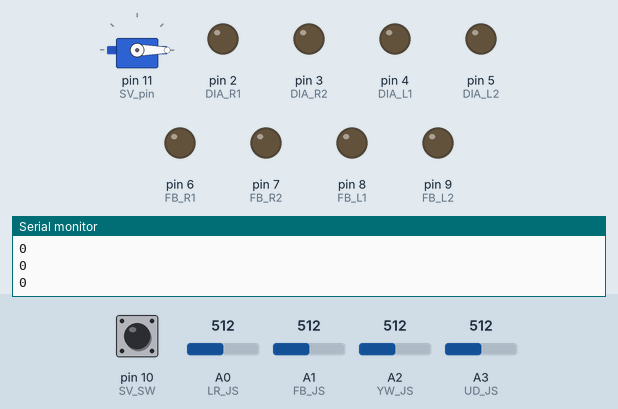
This sketch was run on a simulated Arduino Uno, built with avr-gcc and run on an emulated ATmega328P. Shown: servo, output pins drawn as LEDs (lit = HIGH), the last lines printed to the serial monitor. The inputs (shaded band) are chosen by the test bench; at power-on: A3 (UD_JS) = 512, A0 (LR_JS) = 512, A1 (FB_JS) = 512, pin 10 (SV_SW) HIGH, A2 (YW_JS) = 512.

Above: at 1.2 s.
1.3 s: A3 (UD_JS) set to 490
At 2.4 s:
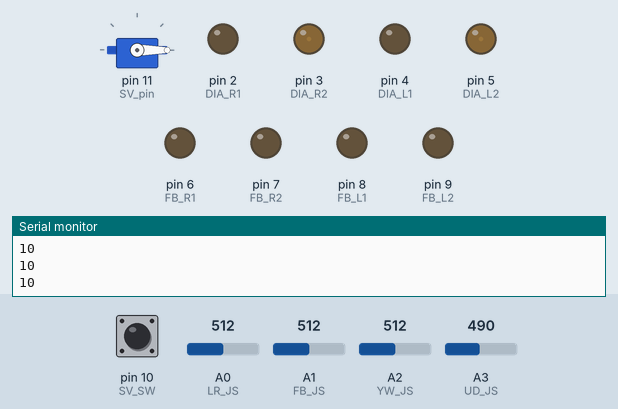
2.8 s: A0 (LR_JS) set to 545
At 3.9 s:
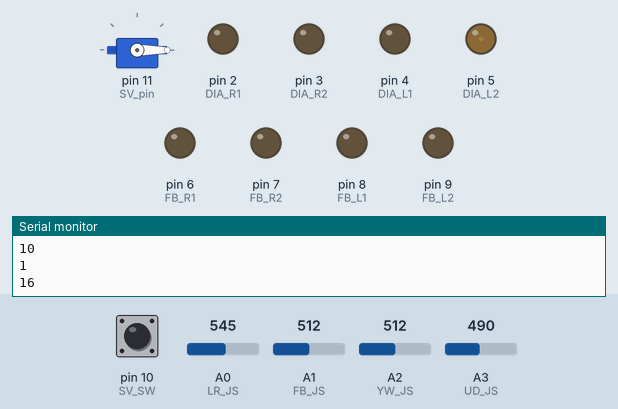
4.3 s: A1 (FB_JS) set to 490
At 5.5 s:
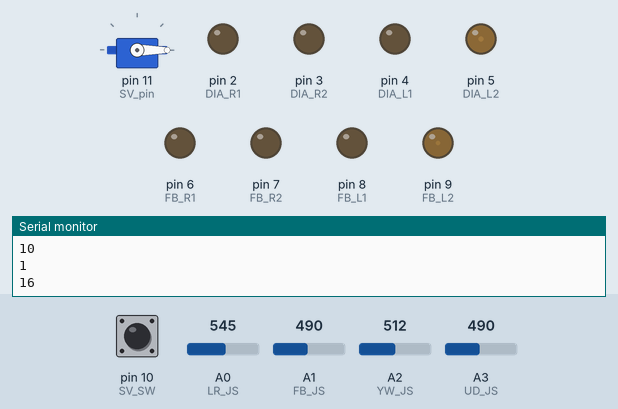
5.8 s: pin 10 (SV_SW) pulled LOW for 0.15 s
At 6.1 s:
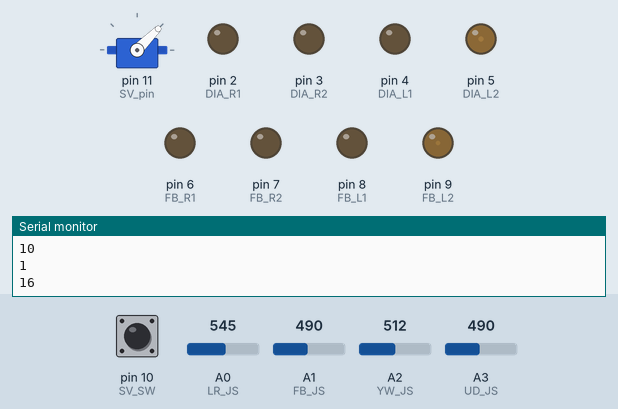
7.4 s: A0 (LR_JS) set to 716
At 7.9 s:
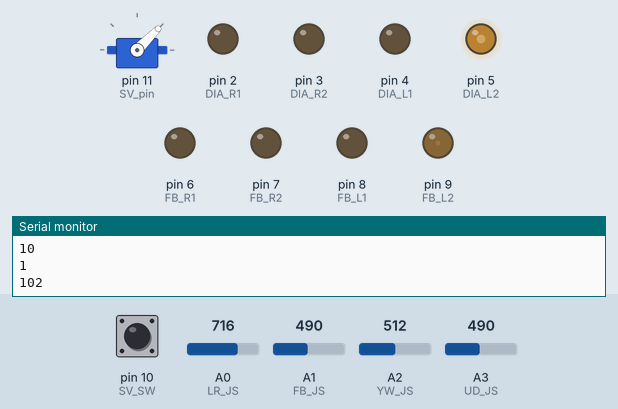
8.9 s: A1 (FB_JS) set to 510
At 9.6 s:
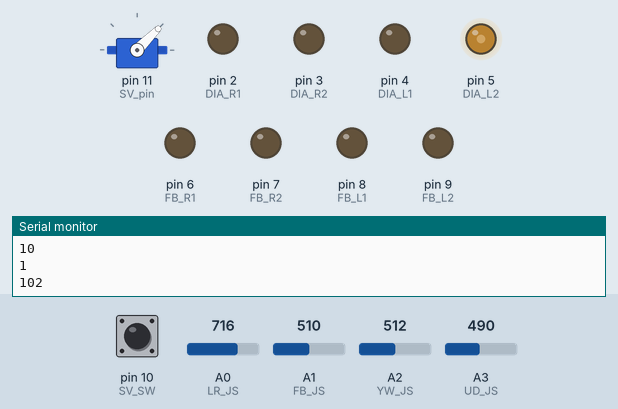
Timing chart, 0 to 11.4 s (numbered marks = the images above; inputs shaded):
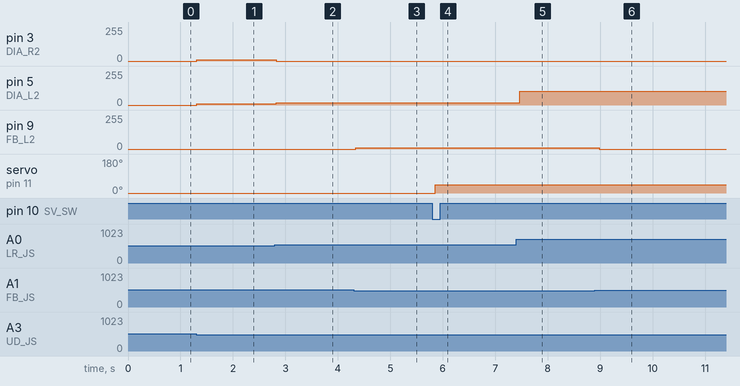

The sketch:

bot.ino
```cpp
#include <Servo.h>

Servo servo;
int LR_JS = A0;
int FB_JS = A1;
int YW_JS = A2;
int UD_JS = A3;
int SV_SW = 10;
int SV_pin = 11;
int DIA_R1 = 2;
int DIA_R2 = 3;
int DIA_L1 = 4;
int DIA_L2 = 5;
int FB_R1 = 6;
int FB_R2 = 7;
int FB_L1 = 8;
int FB_L2 = 9;
int LR_JS_value = 0;
int FB_JS_value = 0;
int YW_JS_value = 0;
int UD_JS_value = 0;
bool SV_SW_value = 0;
bool button_pressed = 0;


void setup()
{
  pinMode(DIA_R1, OUTPUT);
  pinMode(DIA_R2, OUTPUT);
  pinMode(DIA_L1, OUTPUT);
  pinMode(DIA_L2, OUTPUT);
  pinMode(FB_R1, OUTPUT);
  pinMode(FB_R2, OUTPUT);
  pinMode(FB_L1, OUTPUT);
  pinMode(FB_L2, OUTPUT);
  pinMode(LR_JS, INPUT);
  pinMode(FB_JS, INPUT);
  pinMode(YW_JS, INPUT);
  pinMode(UD_JS, INPUT);
  pinMode(SV_SW, INPUT_PULLUP);
  servo.attach(SV_pin);
  servo.write(0);
  Serial.begin(9600);
}

void loop() {
  LR_JS_value = analogRead(LR_JS);
  int LR_motor_pwr = map(abs(LR_JS_value - 511), 0, 512, 0, 255);
  FB_JS_value = analogRead(FB_JS);
  int FB_motor_pwr = map(abs(FB_JS_value - 511), 0, 512, 0, 255);
  YW_JS_value = analogRead(YW_JS);
  int YW_motor_pwr = map(abs(YW_JS_value - 511), 0, 512, 0, 255);
  UD_JS_value = analogRead(UD_JS);
  int UD_motor_pwr = map(abs(UD_JS_value - 511), 0, 512, 0, 255);
  SV_SW_value = digitalRead(SV_SW);
  Serial.println(UD_motor_pwr);
  if (LR_JS_value > 525) {
    analogWrite(DIA_R1, LR_motor_pwr);
    Serial.println("1");
    Serial.println(LR_motor_pwr);
    digitalWrite(DIA_R2, 0);
    analogWrite(DIA_L2, LR_motor_pwr);
    digitalWrite(DIA_L1, 0);
  } else if (LR_JS_value < 500) {
    analogWrite(DIA_R2, LR_motor_pwr);
    digitalWrite(DIA_R1, 0);
    analogWrite(DIA_L1, LR_motor_pwr);
    digitalWrite(DIA_L2, 0);
  } else if (UD_JS_value > 520) {
    analogWrite(DIA_R1, UD_motor_pwr);
    digitalWrite(DIA_R2, 0);
    analogWrite(DIA_L1, UD_motor_pwr);
    digitalWrite(DIA_L2, 0);
  } else if (UD_JS_value < 495) {
    analogWrite(DIA_R2, UD_motor_pwr);
    digitalWrite(DIA_R1, 0);
    analogWrite(DIA_L2, UD_motor_pwr);
    digitalWrite(DIA_L1, 0);
  } else {
    digitalWrite(DIA_R1, 0);
    digitalWrite(DIA_R2, 0);
    digitalWrite(DIA_L1, 0);
    digitalWrite(DIA_L2, 0);
  }
  if (FB_JS_value > 535) {
    analogWrite(FB_R1, FB_motor_pwr);
    digitalWrite(FB_R2, 0);
    analogWrite(FB_L1, FB_motor_pwr);
    digitalWrite(FB_L2, 0);
  } else if (FB_JS_value < 510) {
    analogWrite(FB_R2, FB_motor_pwr);
    digitalWrite(FB_R1, 0);
    analogWrite(FB_L2, FB_motor_pwr);
    digitalWrite(FB_L1, 0);
  } else if (YW_JS_value > 515) {
    analogWrite(FB_R2, YW_motor_pwr);
    digitalWrite(FB_R1, 0);
    analogWrite(FB_L1, YW_motor_pwr);
    digitalWrite(FB_L2, 0);
  } else if (YW_JS_value < 490) {
    analogWrite(FB_R1, YW_motor_pwr);
    digitalWrite(FB_R2, 0);
    analogWrite(FB_L2, YW_motor_pwr);
    digitalWrite(FB_L1, 0);
  } else {
    digitalWrite(FB_R1, 0);
    digitalWrite(FB_R2, 0);
    digitalWrite(FB_L1, 0);
    digitalWrite(FB_L2, 0);
  }
  if (!button_pressed) {
    if (!SV_SW_value) {
      // activate servo
      servo.write(45);
      button_pressed = 1;
    }
  }


  delay(100);

}
```

Measured:
- after the input at 1.3 s, pin 3 (DIA_R2), pin 5 (DIA_L2): 0/255 → 10/255 at once
- after the input at 2.8 s, pin 3 (DIA_R2): 10/255 → 0/255 at once; pin 5 (DIA_L2): 10/255 → 16/255 at once
- after the input at 4.3 s, pin 9 (FB_L2): 0/255 → 10/255 at once
- after the input at 5.8 s, servo on pin 11 (SV_pin): 0° → 45° after 0.05 s
- after the input at 7.4 s, pin 5 (DIA_L2): 16/255 → 102/255 after 0.07 s
- after the input at 8.9 s, pin 9 (FB_L2): 10/255 → 0/255 after 0.08 s
